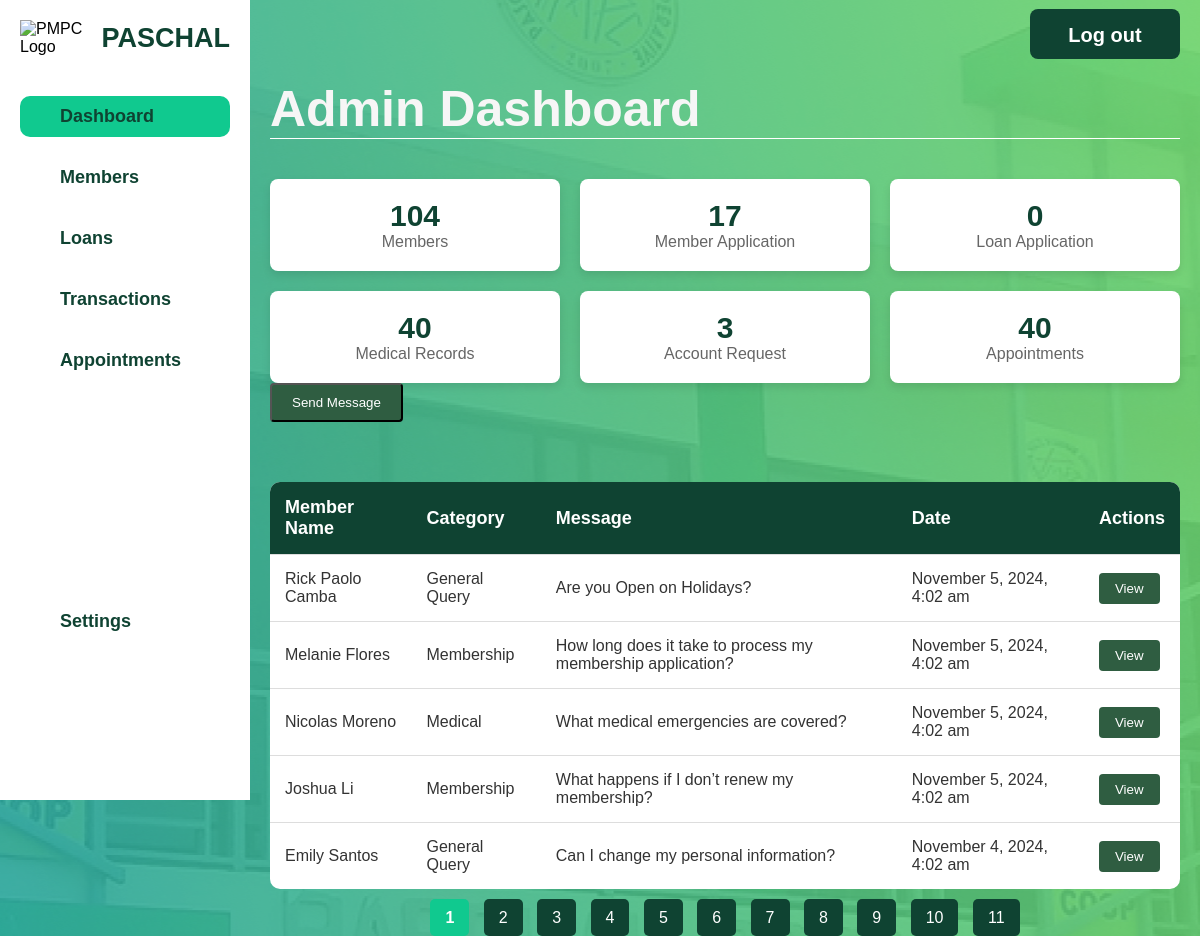
The page /admin/admin.php (signed in) on the database its author committed.
### tables this page shows
CREATE TABLE `admin_messages` (
  `MessageID` int(11) NOT NULL,
  `MemberID` int(11) DEFAULT NULL,
  `Category` varchar(255) DEFAULT NULL,
  `MessageContent` mediumtext DEFAULT NULL,
  `DateSent` datetime DEFAULT NULL,
  `isReplied` tinyint(1) DEFAULT 0,
  `isViewed` tinyint(1) DEFAULT 0
);

### html/admin/admin.php (the view, shortened to what this page needs)
<?php
$servername = "localhost";
$dbUsername = "root";
$dbPassword = "";
$dbname = "pmpc";
$conn = new mysqli($servername, $dbUsername, $dbPassword, $dbname);
$limit = 5;
$page = isset($_GET['page']) ? (int)$_GET['page'] : 1;
$offset = ($page - 1) * $limit;
$countQuery = "SELECT COUNT(*) AS total FROM admin_messages";
$countResult = $conn->query($countQuery);
$totalMessages = $countResult->fetch_assoc()['total'];
$totalPages = ceil($totalMessages / $limit);
$totalMembersQuery = "SELECT COUNT(*) as total FROM member";
$totalMembersResult = $conn->query($totalMembersQuery);
$totalMembers = $totalMembersResult->fetch_assoc()['total'];
$activeMemberApplicationsQuery = "SELECT COUNT(*) as total FROM membership_application WHERE Status = 'In Progress'";
$activeMemberApplicationsResult = $conn->query($activeMemberApplicationsQuery);
$activeMemberApplications = $activeMemberApplicationsResult->fetch_assoc()['total'];
$loanApplicationsQuery = "SELECT COUNT(*) as total FROM loanapplication";
$loanApplicationsResult = $conn->query($loanApplicationsQuery);
$loanApplications = $loanApplicationsResult->fetch_assoc()['total'];
$medicalRecordsQuery = "SELECT COUNT(*) as total FROM medical";
$medicalRecordsResult = $conn->query($medicalRecordsQuery);
$medicalRecords = $medicalRecordsResult->fetch_assoc()['total'];
$accountRequestsQuery = "SELECT COUNT(*) as total FROM Account_request";
$accountRequestsResult = $conn->query($accountRequestsQuery);
$accountRequests = $accountRequestsResult->fetch_assoc()['total'];
$appointmentsQuery = "SELECT COUNT(*) as total FROM appointments";
$appointmentsResult = $conn->query($appointmentsQuery);
$appointments = $appointmentsResult->fetch_assoc()['total'];
$messagesQuery = "SELECT CONCAT(m.FirstName, ' ', m.LastName) AS MemberName,
                         a.Category, a.MessageContent, a.DateSent, a.MessageID
                  FROM admin_messages a
                  JOIN member m ON a.MemberID = m.MemberID
                  ORDER BY a.DateSent DESC
                  LIMIT ? OFFSET ?";
$stmt = $conn->prepare($messagesQuery);
$stmt->bind_param("ii", $limit, $offset);
$stmt->execute();
$messagesResult = $stmt->get_result();
?>
<!DOCTYPE html>
<html lang="en">
<head>
    <link rel="stylesheet" href="../../css/admin-dashboard.css">
    <link rel="stylesheet" href="../../css/member-general.css">
    <link rel="stylesheet" href="../../css/admin.css">
</head>
<body>
    <div class="container">
        <div class="sidebar">
            <div class="logo-container">
                <div class="logo">
                    <img src="../../assets/pmpc-logo.png" alt="PMPC Logo">
                </div>
                <h2 class="pmpc-text">PASCHAL</h2>
            </div>
            <ul class="sidebar-menu">
                <li><a href="admin.php" class="active">Dashboard</a></li>
                <li><a href="admin-members.php">Members</a></li>
                <li><a href="admin-loans.php">Loans</a></li>
                <li><a href="admin-transactions.php">Transactions</a></li>
                <li><a href="admin-appointments.php">Appointments</a></li>
            </ul>
            <ul class="sidebar-settings">
                <li><a href="admin-settings.html">Settings</a></li>
            </ul>
        </div>
        <div class="main-content">
            <header>
                <h1>Admin Dashboard</h1>
                <button class="logout-button" onclick="window.location.href='../logout.php'">Log out</button>
            </header>
            <section class="dashboard-metrics">
                <div class="metric-box">
                    <h3><?php echo $totalMembers; ?></h3>
                    <p>Members</p>
                </div>
                <div class="metric-box">
                    <h3><?php echo $activeMemberApplications; ?></h3>
                    <p>Member Application</p>
                </div>
                <div class="metric-box">
                    <h3><?php echo $loanApplications; ?></h3>
                    <p>Loan Application</p>
                </div>
                <div class="metric-box">
                    <h3><?php echo $medicalRecords; ?></h3>
                    <p>Medical Records</p>
                </div>
                <div class="metric-box">
                    <h3><?php echo $accountRequests; ?></h3>
                    <p>Account Request</p>
                </div>
                <div class="metric-box">
                    <h3><?php echo $appointments; ?></h3>
                    <p>Appointments</p>
                </div>
            </section>
            <button class="send-message-button" onclick="openSendMessageModal()">Send Message</button>
            <section class="inbox-section">
                <table class="inbox-table">
                    <thead>
                        <tr>
                            <th>Member Name</th>
                            <th>Category</th>
                            <th>Message</th>
                            <th>Date</th>
                            <th>Actions</th>
                        </tr>
                    </thead>
                    <tbody id="inboxMessages">
                        <?php
                        if ($messagesResult->num_rows > 0) {
                            while ($message = $messagesResult->fetch_assoc()) {
                                echo "<tr>
                                    <td>{$message['MemberName']}</td>
                                    <td>{$message['Category']}</td>
                                    <td>{$message['MessageContent']}</td>
                                    <td>" . date('F j, Y, g:i a', strtotime($message['DateSent'])) . "</td>
                                    <td><button class='view-btn' onclick='showViewMessageModal({$message['MessageID']})'>View</button></td>
                                </tr>";
                            }
                        } else {
                            echo "<tr><td colspan='5'>No messages found.</td></tr>";
                        }
                        ?>
                    </tbody>
                </table>
            </section>
                <div id="pagination" class="pagination">
                    <?php for ($i = 1; $i <= $totalPages; $i++): ?>
                        <a href="?page=<?= $i ?>" class="<?= ($i === $page) ? 'active' : '' ?>"><?= $i ?></a>
                    <?php endfor; ?>
                </div>
        </div>
    </div>
</body>

### css/admin-dashboard.css (style rules this page uses)
.inbox-section { margin-top: 40px; }
.inbox-table { width: 100%; border-collapse: collapse; background-color: white; border-radius: 10px; overflow: hidden; }
.inbox-table thead { background-color: #0F4332; color: white; font-size: 18px; font-weight: bold; }
.inbox-table th, .inbox-table td { padding: 15px; text-align: left; border-bottom: 1px solid #ddd; }
.inbox-table td { font-size: 16px; color: #333; }
.inbox-table tr:last-child td { border-bottom: none; }
.pagination { margin-top: 20px; text-align: center; }
.pagination a { margin: 0 5px; padding: 10px 15px; background-color: #0F4332; color: white; text-decoration: none; border-radius: 5px; transition: background-color 0.3s; }
.pagination a.active { background-color: #10C98F; font-weight: bold; }
.view-btn, .reply-btn { background-color: #2f5d41; color: white; padding: 8px 16px; border-radius: 4px; cursor: pointer; border: none; }
.send-message-button { background-color: #2f5d41; color: white; padding: 10px 20px; border-radius: 4px; cursor: pointer; margin-bottom: 20px; }

### css/member-general.css (style rules this page uses)
* { margin: 0; padding: 0; box-sizing: border-box; font-family: 'Poppins', Arial, Helvetica, sans-serif; }
html, body { height: 100%; font-family: 'Poppins', Arial, Helvetica, sans-serif; }
body { background-image: url('../assets/bg.jpg'); background-size: auto; background-position: center; background-repeat: repeat; }
.container { display: flex; width: 100%; height: 100vh; }
.sidebar { width: 250px; background-color: #fff; display: flex; flex-direction: column; padding: 20px; position: fixed; height: 100vh; }
.logo-container { display: flex; align-items: center; margin-bottom: 20px; }
.logo img { width: 70px; height: auto; margin-right: 10px; }
.pmpc-text { font-size: 27px; color: #0F4332; font-weight: 800; }
.sidebar-menu { list-style: none; padding: 0; }
.sidebar-menu li { margin: 20px 0; }
.sidebar-settings { list-style: none; padding-left: 0; margin-bottom: 20px; }
.sidebar-menu a { color: #0F4332; text-decoration: none; font-size: 18px; font-weight: bold; display: block; padding: 10px 40px; transition: background-color 0.3s ease; }
.sidebar-menu a.active, .sidebar-menu a:hover { background-color: #10C98F; border-radius: 10px; }
.sidebar-settings li { margin: 0; }
.sidebar-settings a { color: #0F4332; text-decoration: none; font-size: 18px; font-weight: bold; padding: 10px 40px; display: block; transition: background-color 0.3s ease; margin-top:200px; }
.main-content { margin-left: 250px; padding: 20px; width: calc(100% - 250px); }
header { display: flex; justify-content: space-between; align-items: center; padding-top: 60px; border-bottom: 1.5px solid #ffffff; margin-bottom: 20px; }
header h1 { font-size: 50px; font-weight: 800; color: #f6f6f6; }
.logout-button { background-color: #0F4332; color: rgb(255, 255, 255); border-radius: 8px; margin-top: -150px; font-size: 20px; font-weight: bold; width: 150px; height: 50px; padding: 15px 25px; border: none; cursor: pointer; transition: background-color 0.3s ease; }

### css/admin.css (style rules this page uses)
.dashboard-metrics { display: grid; grid-template-columns: repeat(3, 1fr); gap: 20px; margin-top: 40px; }
.metric-box { background-color: white; padding: 20px; border-radius: 8px; text-align: center; box-shadow: 0px 4px 8px rgba(0, 0, 0, 0.1); }
.metric-box h3 { font-size: 30px; color: #0F4332; }
.metric-box p { font-size: 16px; color: #666; }

### rows shown on the page
admin_messages: MemberName "Rick Paolo Camba", Category "General Query", MessageContent "Are you Open on Holidays?", DateSent "November 5, 2024, 4:02 am"
admin_messages: MemberName "Melanie Flores", Category "Membership", MessageContent "How long does it take to process my membership application?", DateSent "November 5, 2024, 4:02 am"
admin_messages: MemberName "Nicolas Moreno", Category "Medical", MessageContent "What medical emergencies are covered?", DateSent "November 5, 2024, 4:02 am"
admin_messages: MemberName "Joshua Li", Category "Membership", MessageContent "What happens if I don’t renew my membership?", DateSent "November 5, 2024, 4:02 am"
admin_messages: MemberName "Emily Santos", Category "General Query", MessageContent "Can I change my personal information?", DateSent "November 4, 2024, 4:02 am"

### other values the page prints
$totalMembers "104"
$activeMemberApplications "17"
$loanApplications "0"
$medicalRecords "40"
$accountRequests "3"
$appointments "40"
